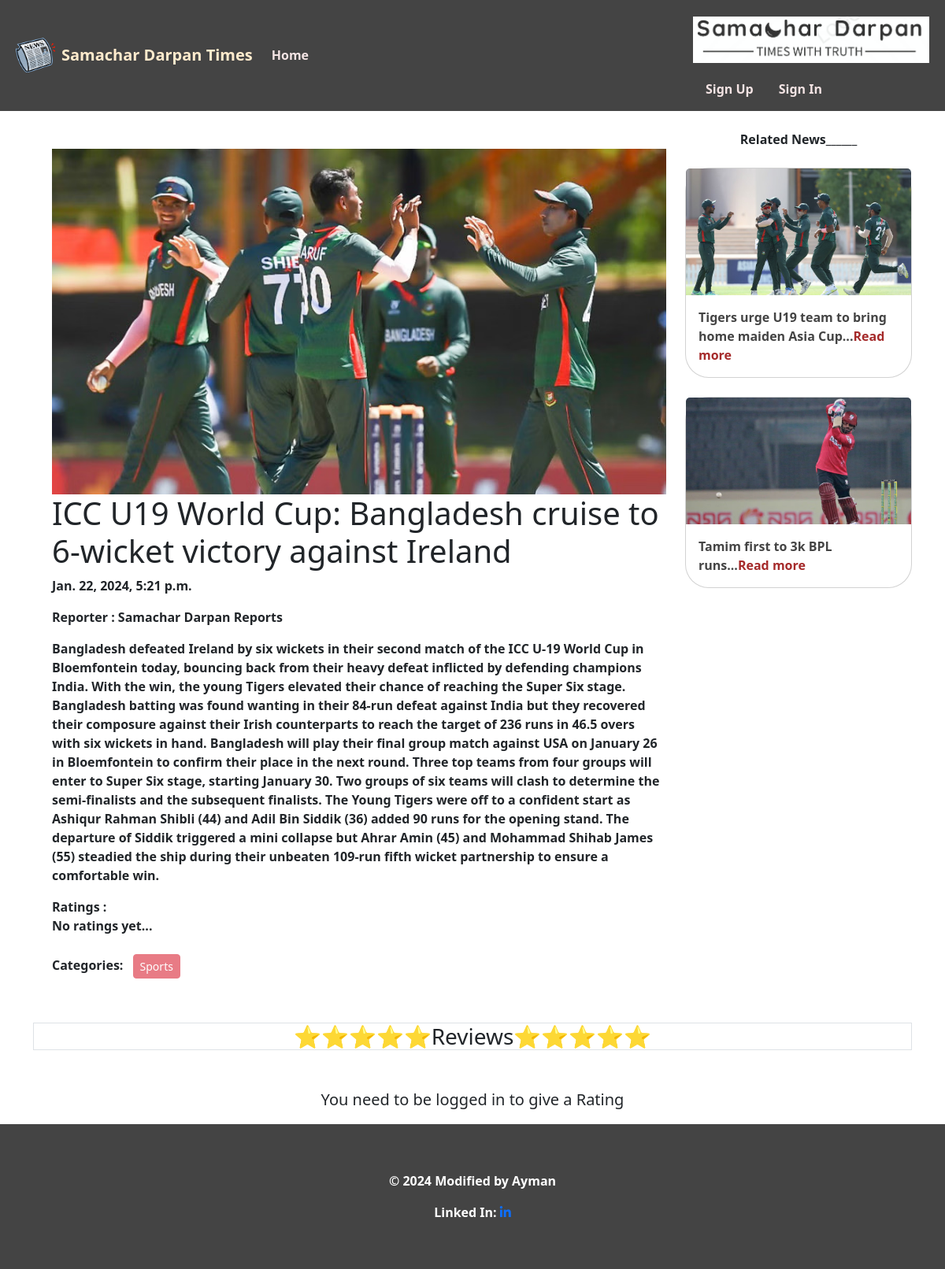
/samachar_darpan/detail/24/, run on the app's committed database.
### news/models.py (models this page shows, shortened)
class News(models.Model):
    title = models.CharField(max_length=100)
    content = models.TextField()
    category = models.ManyToManyField(Category)
    writter = models.CharField(max_length=200)
    image = models.ImageField(upload_to ='uploads/', blank = True, null = True)
    date = models.DateTimeField(auto_now_add=True, blank = True, null = True)

class Category(models.Model):
    name = models.CharField(max_length=200)
    slug= models.SlugField(max_length=100,null=True, blank= True,unique = True)
    def __str__(self):
        return self.name

### news/views.py (the view, shortened to what this page needs)
# urls.py: path('detail/<int:id>/',DetailPostView.as_view(), name='detail_news'),
class DetailPostView(DetailView):
    model = News
    template_name = 'detail_news.html'
    context_object_name = 'news'
    pk_url_kwarg = 'id'
    def get_context_data(self, **kwargs):
        context = super().get_context_data(**kwargs)
        news = self.get_object()
        comments = news.comments.all()
        comment_form = CommentForm()
        ratings = [comment.rating for comment in comments]
        if ratings:
            avg_rating = round(sum(ratings) / len(ratings), 2)
        else:
            avg_rating = None
        context['comments'] = comments
        context['comment_form'] = comment_form
        context['stars'] = dict(RATING_CHOICES)
        context['avg_rating'] = avg_rating
        related_articles = News.objects.filter(category__in=news.category.all()).exclude(id=news.id)[:2]
        context['related_articles'] = related_articles
        return context

### news/templates/detail_news.html (shortened to what this page needs)
{% extends 'base.html' %}
{% load crispy_forms_tags %}
{% load static %}
{% block content %}
<div class="container mt-4 d-flex">
    <div class="row ">
        <div class="col-md-12">
            <div class="card m-2" style="border: none;">
                <div class="card-body" style="background-color: rgb(255, 255, 255);">
                    <img class="img-fluid mx-auto d-block" src="{{ news.image.url }}" alt="">
                    <h1 class="card-title">{{ news.title }}</h1>
                    <p class="card-text">{{ news.date }}</p>
                    <p><strong class="card-title">Reporter : {{ news.writter }}</strong></p>
                    <p class="card-text">   {{ news.content }}</p>
                    <div class="d-flex">
                        <strong>Ratings :
                            {% if avg_rating %}
    {% if avg_rating|default:0 >= 1 and avg_rating|default:0 <= 1.5 %}
    <span>⭐</span>
{% endif %}
{% if avg_rating|default:0 > 1.5 and avg_rating|default:0 <= 2 %}
<span>⭐⭐</span>
{% endif %}
{% if avg_rating|default:0 > 2 and avg_rating|default:0 <= 2.5 %}
<span>⭐⭐</span>
{% endif %}
{% if avg_rating|default:0 > 2.5 and avg_rating|default:0 <= 3 %}
<span>⭐⭐⭐</span>
{% endif %}
{% if avg_rating|default:0 > 3 and avg_rating|default:0 <= 3.5 %}
<span>⭐⭐⭐</span>
{% endif %}
{% if avg_rating|default:0 > 3.5 and avg_rating|default:0 <= 4 %}
<span>⭐⭐⭐⭐</span>
{% endif %}
{% if avg_rating|default:0 > 4 and avg_rating|default:0 <= 4.5 %}
<span>⭐⭐⭐⭐</span>
{% endif %}
{% if avg_rating|default:0 > 4.5 and avg_rating|default:0 <= 5 %}
<span>⭐⭐⭐⭐⭐</span>
{% endif %}
{% else %}
    <p>No ratings yet...</p>
{% endif %}
                        </strong>
                    </div>
<strong>Categories:</strong>
{% for category in news.category.all %}
    <button class="btn btn-danger btn-sm m-2" disabled>{{ category }}</button>
{% endfor %}
                </div>
            </div>
        </div>
    </div>
    {% if related_articles %}
    <div>
        <div class="text-center">
            <strong>
                Related News______
            </strong>
        </div>
          <br>
{% for related_article in related_articles %}
<div class="card" style="width: 18rem;border-radius: 30px;">
    <img class="card-img-top" src="{{ related_article.image.url }}" alt=" img-fluid">
    <div class="card-body">
        <strong>
            <a href="{% url 'detail_news' related_article.id %}" style="text-decoration: none; color: #444444">
                {{ related_article.title }}...<strong style="color: brown;">Read more</strong>
            </a>
           </strong>
    </div>
</div>
<br>
{% endfor %}
{% endif %}
    </div>
</div>
<div class="container mt-4">
    <h3 class="text-center border">⭐⭐⭐⭐⭐Reviews⭐⭐⭐⭐⭐</h3>
</div>
{% if request.user.is_authenticated %}
    <div class="d-flex justify-content-center align-items-center vh-100">
        <div class="card" style="width: 50%;">
            <div class="card-body">
                <h1 class="card-title text-center mb-4">Please Add Your Review</h1>
                <form method="post">
                    {% csrf_token %}
                    {{ comment_form | crispy }}
                    <button type="submit" class="btn btn-warning d-block mx-auto">Send</button>
                </form>
            </div>
        </div>
    </div>
{% else %}
<div class="text-center mt-5">
    <p class="lead">You need to be logged in to give a Rating</p>
</div>
{% endif %}
{% endblock %}

### data on the page
News: image (picture), title "ICC U19 World Cup: Bangladesh cruise to 6-wicket victory against Ireland", date "Jan. 22, 2024, 5:21 p.m.", writter "Samachar Darpan Reports", content "Bangladesh defeated Ireland by six wickets in their second match of the ICC U-19 World Cup in Bloemfontein today, bouncing back from their heavy defeat inflicted by defending champions India. With the win, the young Tigers elevated their chance of reaching the Super Six stage. Bangladesh batting was found wanting in their 84-run defeat against India but they recovered their composure against their Irish counterparts to reach the target of 236 runs in 46.5 overs with six wickets in hand. Bangladesh will play their final group match against USA on January 26 in Bloemfontein to confirm their place in the next round. Three top teams from four groups will enter to Super Six stage, starting…"
Category: name "Sports"
News: image (picture), title "Tigers urge U19 team to bring home maiden Asia Cup"
News: image (picture), title "Tamim first to 3k BPL runs"
